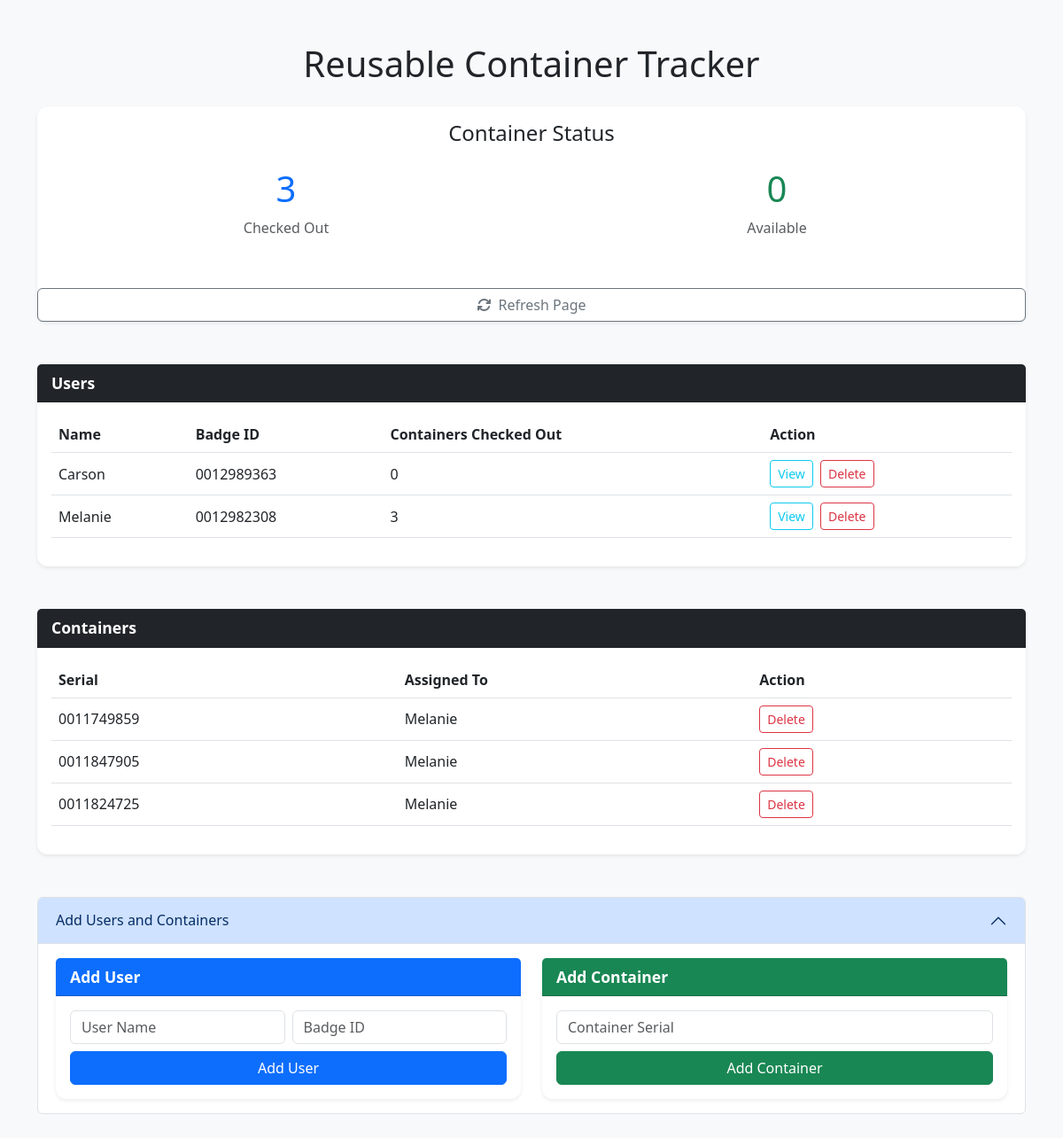
/, run on an earlier commit of the app's database.
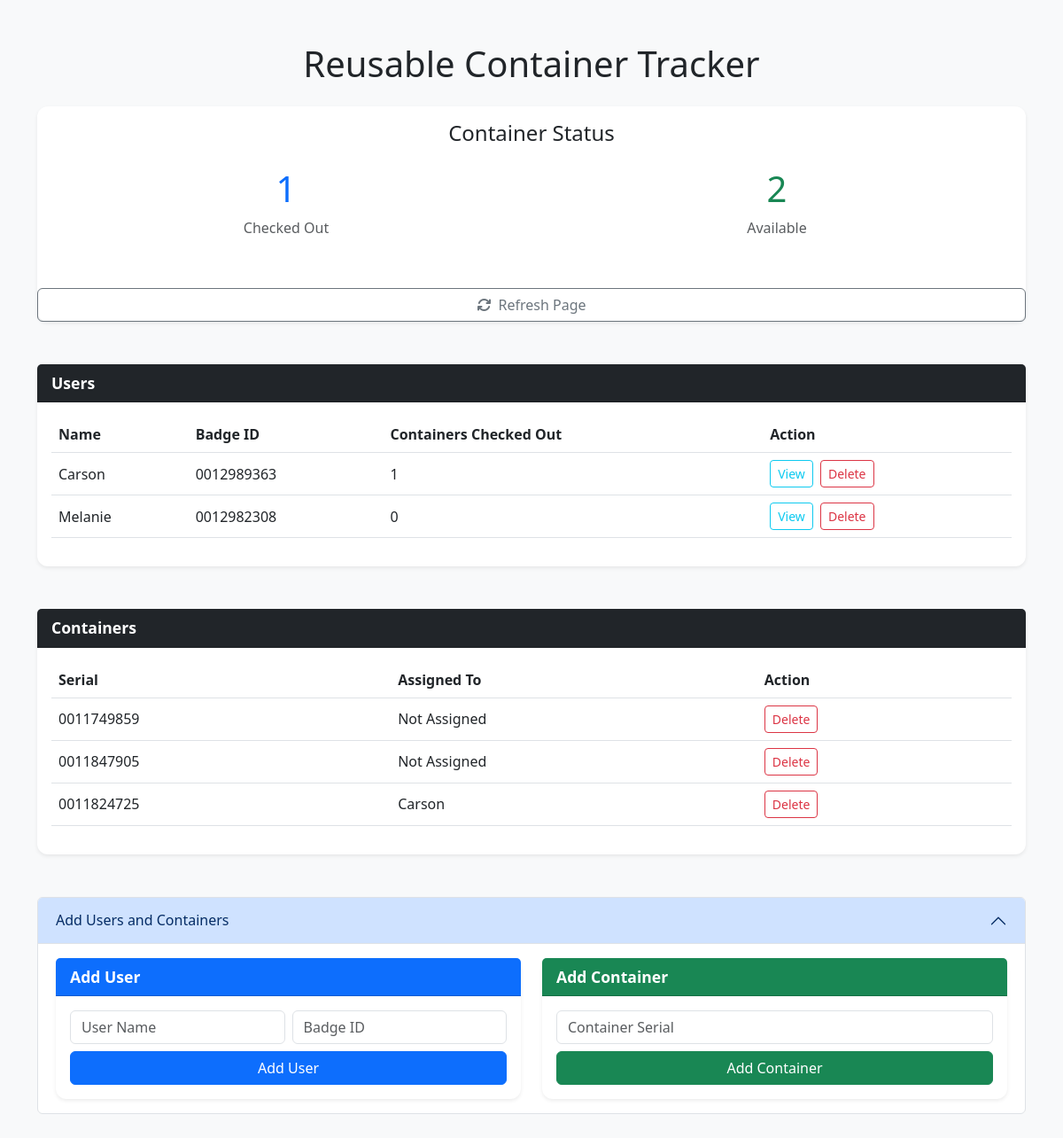
And on a later commit of the database.
### tables this page shows
CREATE TABLE users (
                        id INTEGER PRIMARY KEY,
                        name TEXT UNIQUE,
                        badgeID TEXT UNIQUE);

CREATE TABLE containers (
                        id INTEGER PRIMARY KEY,
                        serial_number TEXT UNIQUE,
                        user_id INTEGER,
                        FOREIGN KEY (user_id) REFERENCES users(id));

### main.py (the view)
@app.route('/', methods=['GET'])
def index():
    conn = sqlite3.connect('container_tracking.db')
    cursor = conn.cursor()
    cursor.execute("""
        SELECT users.id, users.name, users.badgeID, COUNT(containers.id) as container_count
        FROM users
        LEFT JOIN containers ON users.id = containers.user_id
        GROUP BY users.id
    """)
    users = cursor.fetchall()
    cursor.execute("""
        SELECT containers.id, containers.serial_number, users.name
        FROM containers
        LEFT JOIN users ON containers.user_id = users.id
    """)
    containers = cursor.fetchall()
    cursor.execute("SELECT COUNT(*) FROM containers WHERE user_id IS NOT NULL")
    checked_out = cursor.fetchone()[0]
    cursor.execute("SELECT COUNT(*) FROM containers WHERE user_id IS NULL")
    available = cursor.fetchone()[0]
    conn.close()
    return render_template(
        'index.html',
        users=users,
        containers=containers,
        checked_out=checked_out,
        available=available
    )

### templates/index.html (shortened to what this page needs)
<!DOCTYPE html>
<html lang="en">
<head>
    <link href="https://cdn.jsdelivr.net/npm/bootstrap@5.3.0/dist/css/bootstrap.min.css" rel="stylesheet">
    <link rel="stylesheet" href="{{ url_for('static', filename='styles.css') }}">
    <link rel="stylesheet" href="https://cdnjs.cloudflare.com/ajax/libs/font-awesome/6.5.0/css/all.min.css">
</head>
<body class="bg-light">
    <div class="container py-5">
        <h1 class="mb-4 text-center">Reusable Container Tracker</h1>
        <div class="card mb-5 text-center shadow-sm">
            <div class="card-body">
                <h4 class="card-title mb-4">Container Status</h4>
                <div class="row">
                    <div class="col-md-6">
                        <h1 class="text-primary">{{ checked_out }}</h1>
                        <p class="text-muted">Checked Out</p>
                    </div>
                    <div class="col-md-6">
                        <h1 class="text-success">{{ available }}</h1>
                        <p class="text-muted">Available</p>
                    </div>
                </div>
            </div>
            <button onclick="location.reload()" class="btn btn-outline-secondary mt-4">
                <i class="fas fa-arrows-rotate me-2"></i>Refresh Page
            </button>
        </div>
        <div class="mt-5">
            <div class="card shadow-sm">
                <div class="card-header bg-dark text-white">Users</div>
                <div class="card-body table-responsive">
                    <table class="table table-hover align-middle">
                        <thead>
                            <tr>
                                <th>Name</th>
                                <th>Badge ID</th>
                                <th>Containers Checked Out</th>
                                <th>Action</th>
                            </tr>
                        </thead>
                        <tbody>
                            {% for user in users %}
                            <tr>
                                <td>{{ user[1] }}</td>
                                <td>{{ user[2] }}</td>
                                <td>{{ user[3] }}</td>
                                <td>
                                    <button class="btn btn-sm btn-outline-info show-containers" data-id="{{ user[0] }}" data-name="{{ user[1] }}">View</button>
                                    <form action="/delete_user/{{ user[0] }}" method="post" class="d-inline" onsubmit="return confirm('Delete this user?')">
                                        <button class="btn btn-sm btn-outline-danger">Delete</button>
                                    </form>
                                </td>
                            </tr>
                            {% endfor %}
                        </tbody>
                    </table>
                </div>
            </div>
        </div>
        <div class="mt-5">
            <div class="card shadow-sm">
                <div class="card-header bg-dark text-white">Containers</div>
                <div class="card-body table-responsive">
                    <table class="table table-hover align-middle">
                        <thead>
                            <tr>
                                <th>Serial</th>
                                <th>Assigned To</th>
                                <th>Action</th>
                            </tr>
                        </thead>
                        <tbody>
                            {% for container in containers %}
                            <tr>
                                <td>{{ container[1] }}</td>
                                <td>{{ container[2] or 'Not Assigned' }}</td>
                                <td>
                                    <form action="/delete_container/{{ container[0] }}" method="post" onsubmit="return confirm('Delete this container?')">
                                        <button class="btn btn-sm btn-outline-danger">Delete</button>
                                    </form>
                                </td>
                            </tr>
                            {% endfor %}
                        </tbody>
                    </table>
                </div>
            </div>
        </div>
        <div class="accordion mt-5" id="addFormsAccordion">
            <div class="accordion-item">
                <h2 class="accordion-header" id="headingForms">
                    <button class="accordion-button" type="button" data-bs-toggle="collapse" data-bs-target="#collapseForms" aria-expanded="true" aria-controls="collapseForms">
                        Add Users and Containers
                    </button>
                </h2>
                <div id="collapseForms" class="accordion-collapse collapse show" data-bs-parent="#addFormsAccordion">
                    <div class="accordion-body">
                        <div class="row g-4">
                            <div class="col-md-6">
                                <div class="card shadow-sm">
                                    <div class="card-header bg-primary text-white">Add User</div>
                                    <div class="card-body">
                                        <form action="/add_user" method="post" class="row g-2">
                                            <div class="col-md-6">
                                                <input type="text" name="name" class="form-control" placeholder="User Name" required>
                                            </div>
                                            <div class="col-md-6">
                                                <input type="text" name="badgeID" class="form-control" placeholder="Badge ID" required>
                                            </div>
                                            <div class="col-12">
                                                <button type="submit" class="btn btn-primary w-100">Add User</button>
                                            </div>
                                        </form>
                                    </div>
                                </div>
                            </div>
                            <div class="col-md-6">
                                <div class="card shadow-sm">
                                    <div class="card-header bg-success text-white">Add Container</div>
                                    <div class="card-body">
                                        <form action="/add_container" method="post" class="row g-2">
                                            <div class="col-12">
                                                <input type="text" name="serial_number" class="form-control" placeholder="Container Serial" required>
                                            </div>
                                            <div class="col-12">
                                                <button type="submit" class="btn btn-success w-100">Add Container</button>
                                            </div>
                                        </form>
                                    </div>
                                </div>
                            </div>
                        </div>
                    </div>
                </div>
            </div>
        </div>
    </div>
</body>
</html>

### static/styles.css (style rules this page uses)
body { font-family: "Segoe UI", Tahoma, Geneva, Verdana, sans-serif; background-color:rgb(200,200,200); }
.card { background-color: #ffffff; border-radius: 0.75rem; border: none; }
.card-header { font-weight: 600; font-size: 1.1rem; }
.table thead { background-color: #f1f1f1; }
.table td, .table th { vertical-align: middle; }
.btn-sm { margin-right: 4px; }

What changed in the data, as far as the page shows it:
computed for users "Carson": id "0" → "1"
computed for users "Melanie": user "3" → "0"
changed containers (number 1 of 3 on the later page): name "Melanie" → "Not Assigned"
changed containers (number 2 of 3 on the later page): name "Melanie" → "Not Assigned"
changed containers: name "Melanie" → "Carson"
Also different on the page:
{{ checked_out }}: "3" → "1"
{{ available }}: "0" → "2"
